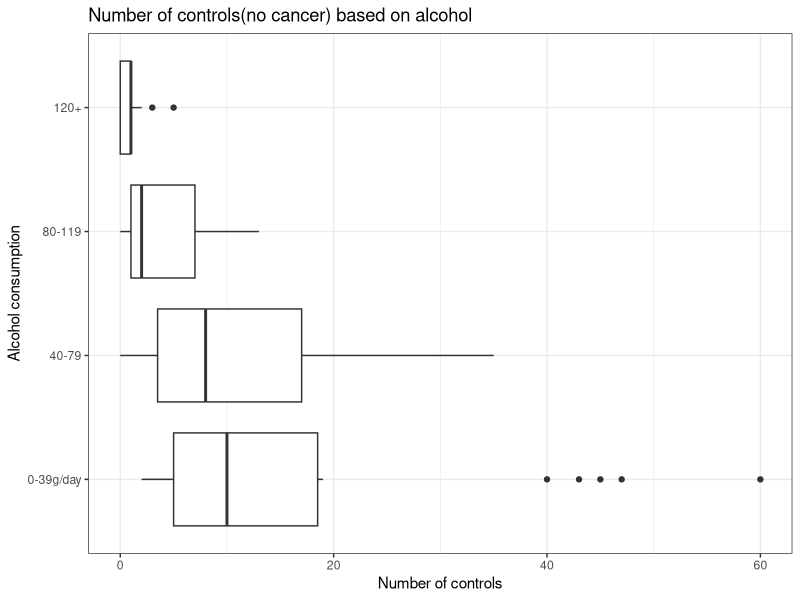
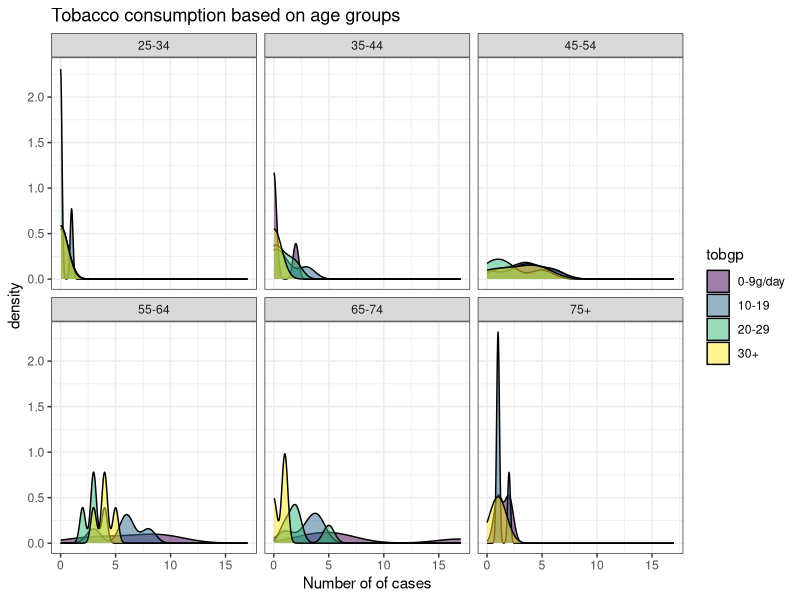
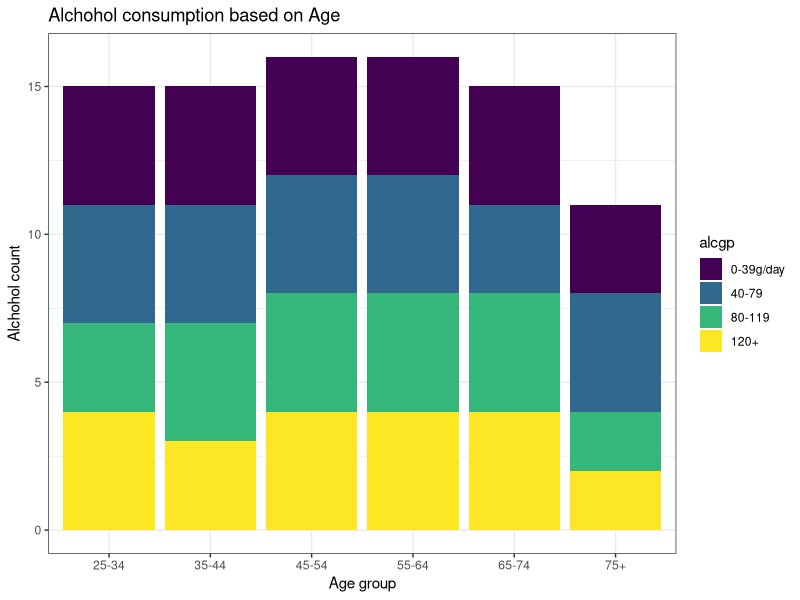

These charts were generated, in order, by the following R code:
# Load library for visualization
library("ggplot2")
# The number of people who consume Alcohol daily 
ggplot(esoph, aes(x=ncontrols, y=alcgp))+
  theme_bw()+
  geom_boxplot()+
  labs(y="Alcohol consumption",
       x="Number of controls",
       title="Number of controls(no cancer) based on alcohol")
# The age groups of people who consume tobacco daily
ggplot(esoph, aes(x=ncases, fill=tobgp))+
  theme_bw()+
  facet_wrap(~agegp)+
  geom_density(alpha=0.5)+
  labs(x="Number of of cases",
       title="Tobacco consumption based on age groups")

# The age groups of people who consume alcohol daily
ggplot(esoph, aes(x=agegp, fill=alcgp))+
  theme_bw()+
  geom_bar()+
  labs(x="Age group",
       y="Alchohol count",
       title="Alchohol consumption based on Age")